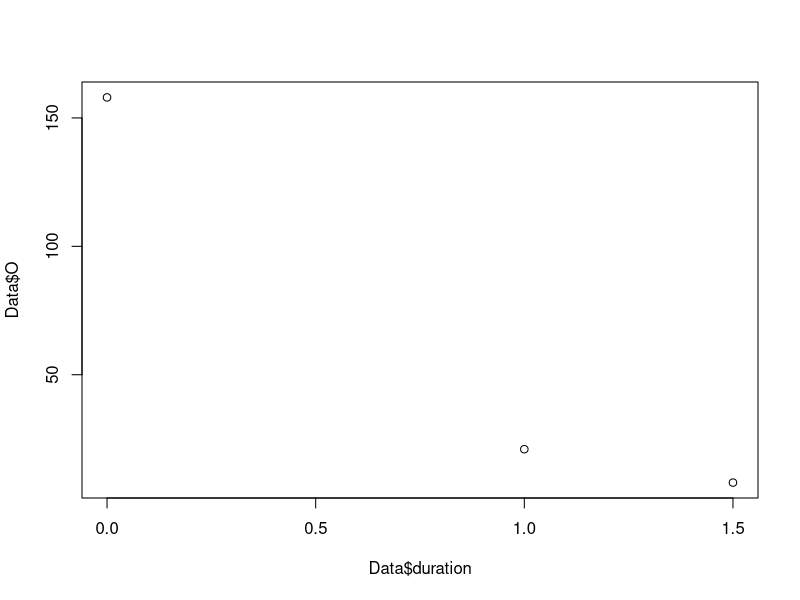
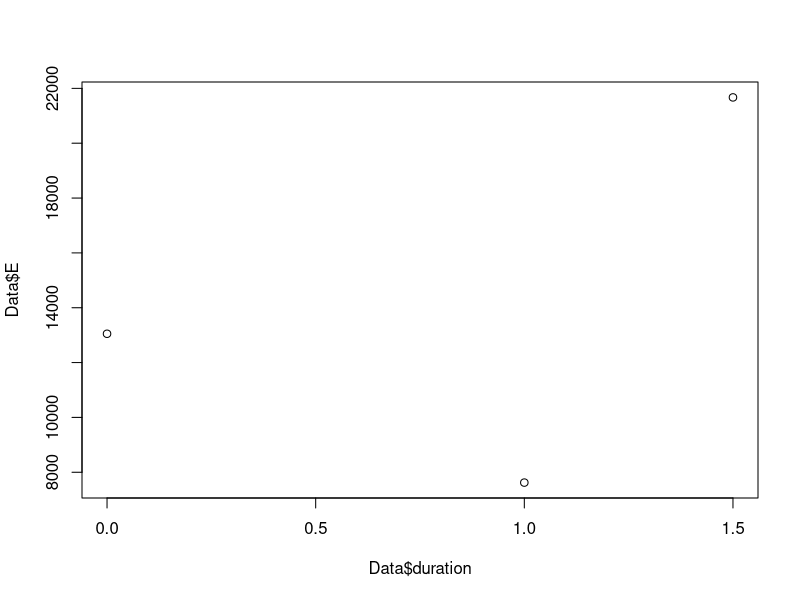
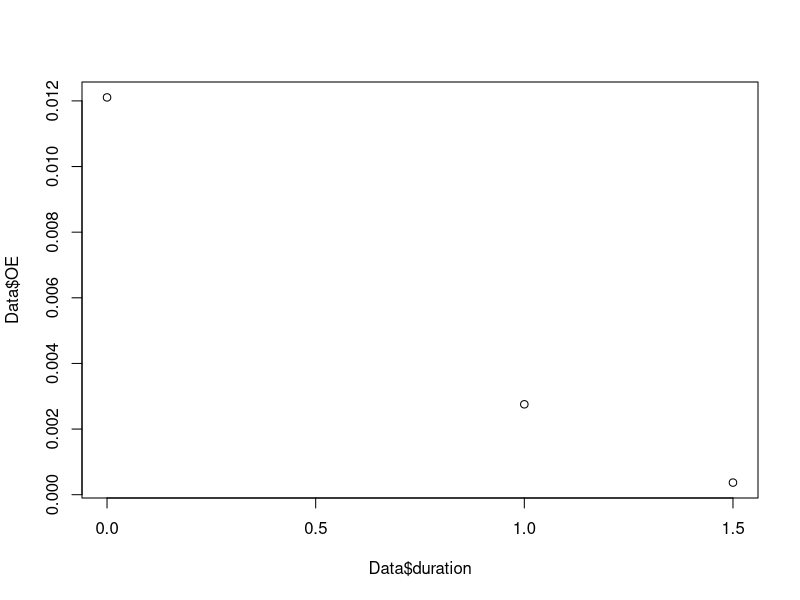

Recreate these plots in R, in order. (Note: this script raises an error after producing the figures.)
######################################################
####               PAKKER OG DATA                 ####
######################################################
library(tidyverse)
library(ggplot2)
library(dplyr)
library(stats)
library(splines)
library(hexbin)

# Indlæs data:
Data <- read_csv("Data/RF/RFJA.csv")

# Opret variabel OE-rater
Data$OE <- Data$O / Data$E

# Vis data og opsummering
View(Data)
summary(Data)


######################################################
####            VISUALISERING AF DATA             ####
######################################################

# Plot O mod duration
plot(y = Data$O, x = Data$duration)

# Plot E mod duration
plot(y = Data$E, x = Data$duration)

# Plot OE mod duration
plot(y = Data$OE, x = Data$duration)


######################################################
####          CENTRERING AF COVARIATER            ####
######################################################

#Centrerer duration
midpointsduration <- c((unique(Data$duration)[-1] + unique(Data$duration)[-length(unique(Data$duration))]) / 2, unique(Data$duration)[length(unique(Data$duration))])
Data$duration_center <- midpointsduration[match(Data$duration, unique(Data$duration))]

#Laver ekstra datasæt med alle mulige varigheder: 
Data_alle <- Data

#Fjerner sidste datapunkt for duration
Data <- Data[Data$duration != unique(Data$duration)[length(unique(Data$duration))], ]

# Vis centreret data
View(Data)



######################################################
####                  Residualplots               ####
######################################################


residplotduration<-function(model){qplot(Data$duration, .stdresid,data = model)+
    geom_smooth(method = "loess", size = 1, formula = y ~ x) +
    xlab("duration") +
    ylab("fitted values")}


######################################################
####                  GLM MODELLER                ####
######################################################

# Lineær model med duration +konstant OE-rate
glm_int <- glm(O ~  offset(log(E)), family = poisson, data = Data)

glm_linear_1 <- glm(O ~  duration, offset = log(E), family = poisson, data = Data)

glm_linear_1_alle <- glm(O ~  duration, offset = log(E), family = poisson, data = Data_alle)

glm_poly_2_alle  <- glm(O ~  poly(duration,2), offset = log(E), family = poisson, data = Data_alle)




summary(glm_int)
summary(glm_linear_1)

AIC(glm_int,glm_linear_1)

AIC(glm_linear_1_alle, glm_poly_2_alle)

######################################################
####         Prædictions- og residualplot         ####
######################################################
#Indsæt den valgte model: 
model <- glm_linear_1_alle

#Prædiktionsplot
Data$predicted_O <- predict(model, type="response")
predplot<-function(model){Data$predicted_O <- predict(model, type="response")
Data$predicted_OE <- Data$predicted_O/Data$E
# Beregn OE-rater med de korrekte E-værdier

# Plot OE-rates over age
plot(Data$duration, Data$OE, 
     col = "blue", 
     pch = 1, 
     xlab = "Duration",
     ylab = "OE Rate",
     main = "OE-rates with additive model over Duration")
lines(Data$duration, Data$predicted_OE, col = "red", lwd = 2)}

predplot(model)



######################################################
####    Prædictions- og residualplot DATA_alle    ####
######################################################
#Indsæt den valgte model: 
model <- glm_poly_2_alle

#Prædiktionsplot
Data_alle$predicted_O <- predict(model, type="response")
predplot<-function(model){Data_alle$predicted_O <- predict(model, type="response")
Data_alle$predicted_OE <- Data_alle$predicted_O/Data_alle$E
# Beregn OE-rater med de korrekte E-værdier

# Plot OE-rates over age
plot(Data_alle$duration, Data_alle$OE, 
     col = "blue", 
     pch = 1, 
     xlab = "Duration",
     ylab = "OE Rate",
     main = "OE-rates with additive model over Duration")
lines(Data_alle$duration, Data_alle$predicted_OE, col = "red", lwd = 2)}

predplot(model)


######################################################
####                ENDELIGE MODEL                ####
######################################################

RFJA_final <- glm(O ~  duration, offset = log(E), family = poisson, data = Data) 

summary(RFJA_final)


